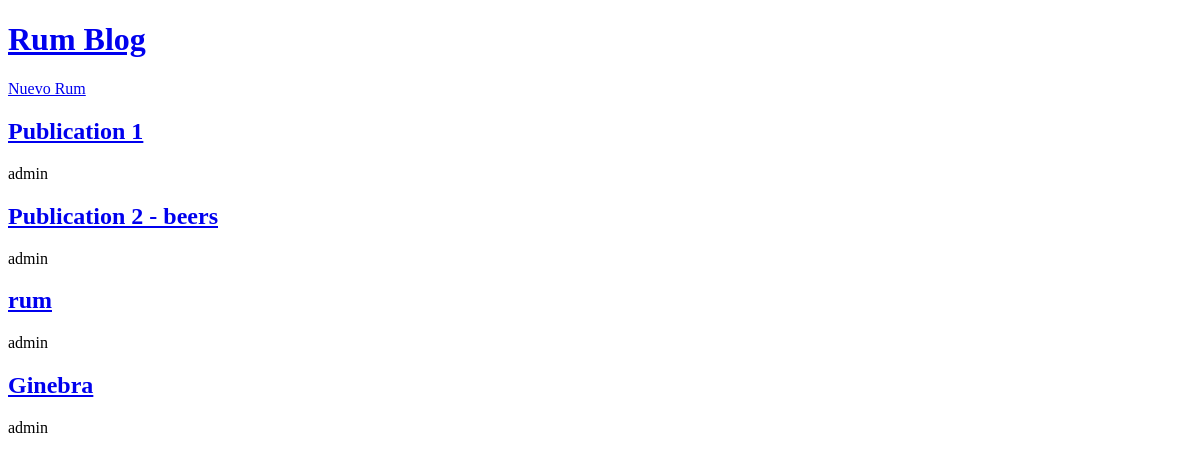
Before: / with the older database file.
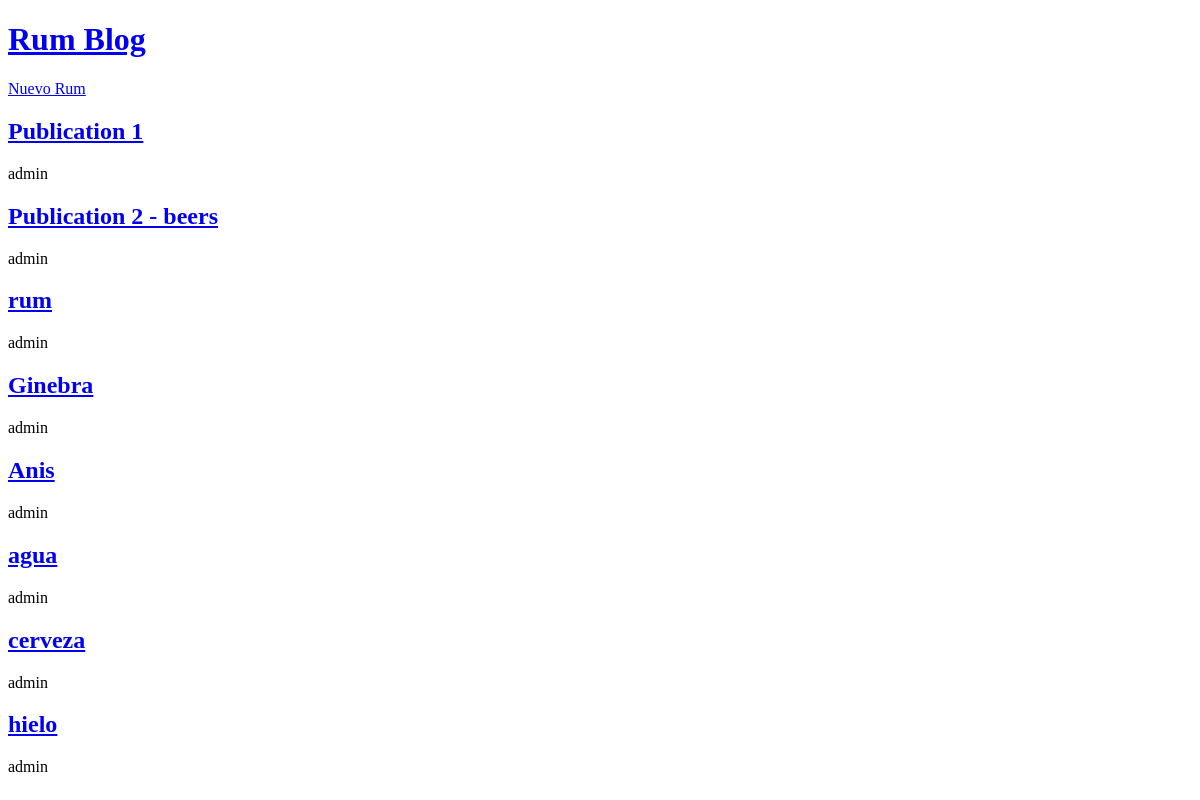
After: the same page with the newer database file.
### blogs/models.py (models this page shows, shortened)
class Publication(models.Model):
    title = models.CharField(max_length=200)
    author = models.ForeignKey(
        "auth.User",
        on_delete=models.CASCADE,
    )
    body = models.TextField()

### blogs/views.py (the view)
# urls.py: path("", BlogListView.as_view(), name="home"),
class BlogListView(ListView):
    model = Publication
    template_name = 'home.html'

### templates/home.html
{% extends "base.html" %}
{% block content %}
    {% for publication in publication_list %}
        <h2><a href="{% url 'post_detail' publication.pk %}">{{ publication.title }}</a></h2>
        <p>{{ publication.author }}</p>
    {% endfor %}
{% endblock content %}

### templates/base.html (shortened to what this page needs)
<!DOCTYPE html>
<html lang="en">
<head>
</head>
<body>
        <header>
            <h1><a href="{% url 'home' %}">Rum Blog</a></h1>
        </header>
        <a href="{% url 'post_new' %}">Nuevo Rum</a>
        <section>
            {% block content %}
            {% endblock content %}
        </section>
</body>
</html>

Changed rows visible on the page:
added Publication: title "Anis", author "admin"
added Publication: title "agua", author "admin"
added Publication: title "cerveza", author "admin"
added Publication: title "hielo", author "admin"
